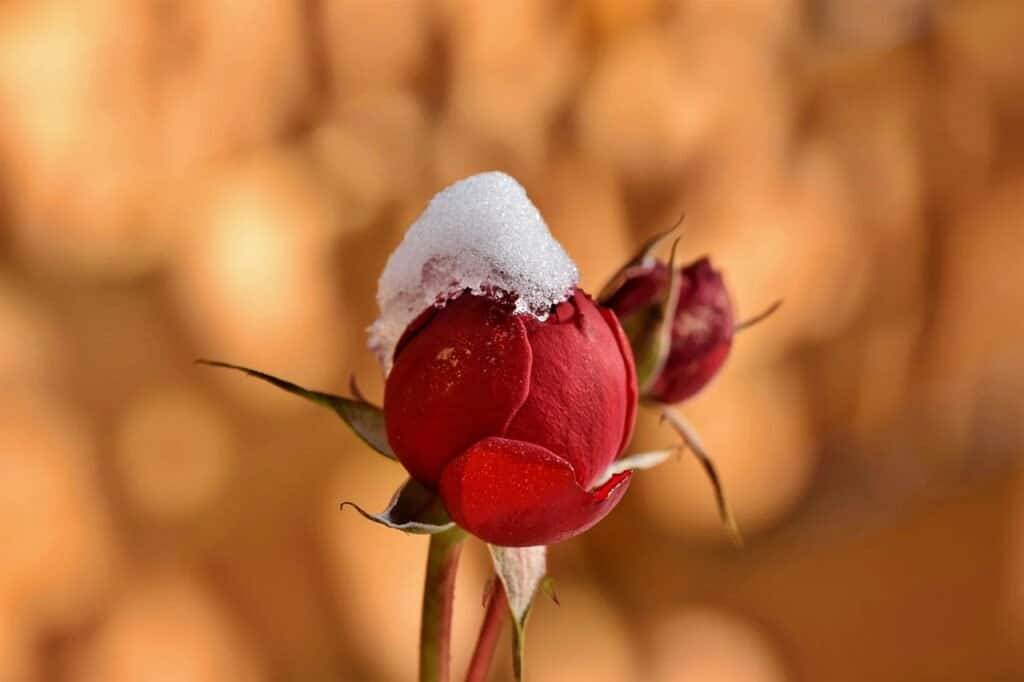
#> input picture images/test.jpg, 1024 x 682 px
$ python cropping.py
#> lines starting #> are read from the running program, lines starting #| are printed output that depends on the picture
import cv2

original_image = cv2.imread('images/test.jpg')
#> original_image is the input picture: shape (682, 1024, 3); mean B, G, R 60.4, 110.8, 184

def cropping(image):
    h, w, channels = original_image.shape
#> h = 682; w = 1024; channels = 3
    # Calculate the starting coordinates for cropping the central part
    crop_height, crop_width = 800, 500
    x = max(0, (w - crop_width) // 2)
#> x = 262
    y = max(0, (h - crop_height) // 2)
#> y = 0
    cropped_image = original_image[y:y+crop_height, x:x+crop_width]
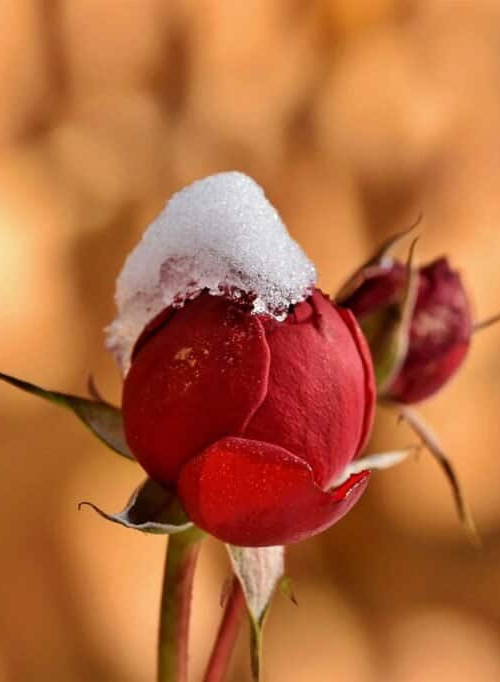
#> cropped_image: shape (682, 500, 3); mean B, G, R 62, 105.4, 181.2
    cv2.imshow("Original Image", image)
    cv2.imshow("Cropped Image", cropped_image)
    cv2.waitKey(0)
    cv2.destroyAllWindows()

cropping(original_image)
